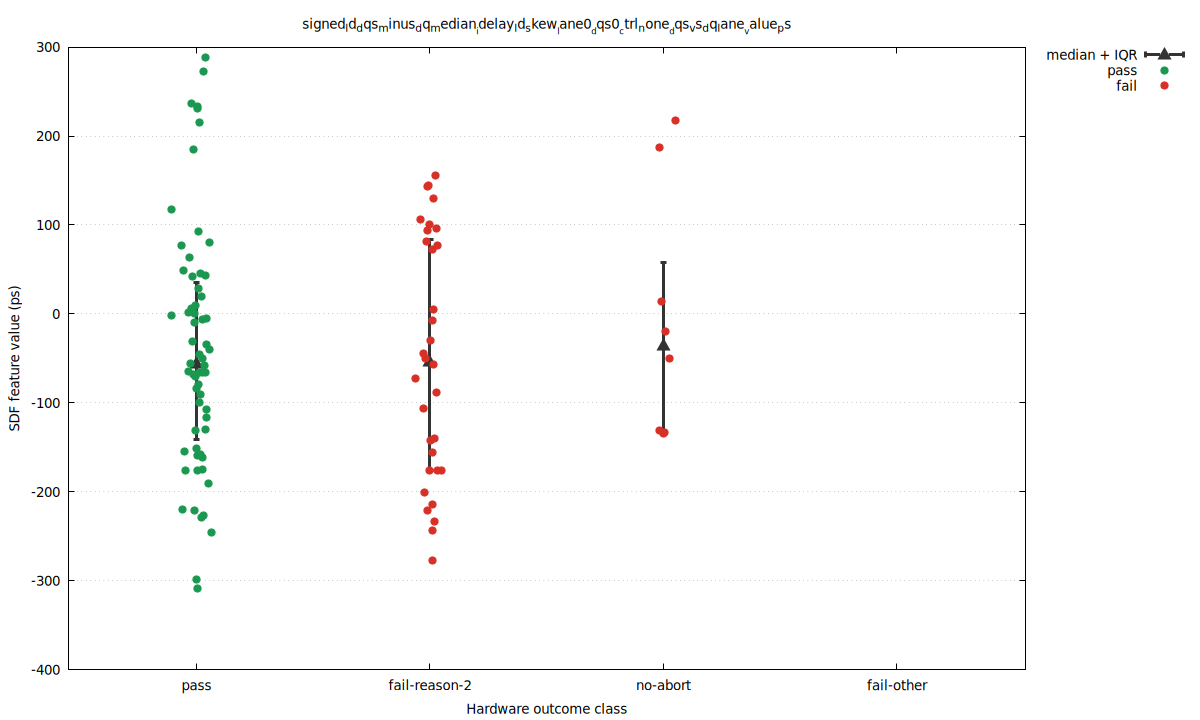

Write gnuplot code to recreate this figure.
set terminal pngcairo size 1200,720 enhanced font 'DejaVu Sans,10'
set output 'signed_baseline_seed_1_30_skew_signed_ld_dqs_minus_dq_median_idelay_ld_skew_lane0_dqs0_ctrl_none_dqs_vs_dq_lan.png'
set datafile separator comma
set key outside right top
set grid ytics
set xrange [0.45:4.55]
set xtics ('pass' 1, 'fail-reason-2' 2, 'no-abort' 3, 'fail-other' 4)
set xlabel 'Hardware outcome class'
set ylabel 'SDF feature value (ps)'
set title 'signed_ld_dqs_minus_dq_median__idelay_ld_skew__lane0__dqs0__ctrl_none__dqs_vs_dq_lane__value_ps'
plot \
  'signed_baseline_seed_1_30_skew_signed_ld_dqs_minus_dq_median_idelay_ld_skew_lane0_dqs0_ctrl_none_dqs_vs_dq_lan.summary.dat' using 1:4:3:5 with yerrorbars pt 9 ps 1.5 lw 3 lc rgb '#333333' title 'median + IQR', \
  'signed_baseline_seed_1_30_skew_signed_ld_dqs_minus_dq_median_idelay_ld_skew_lane0_dqs0_ctrl_none_dqs_vs_dq_lan.dat' using 1:4 with points pt 7 ps 1.2 lc rgb '#1a9850' title 'pass', \
  'signed_baseline_seed_1_30_skew_signed_ld_dqs_minus_dq_median_idelay_ld_skew_lane0_dqs0_ctrl_none_dqs_vs_dq_lan.dat' using 1:5 with points pt 7 ps 1.2 lc rgb '#d73027' title 'fail'
